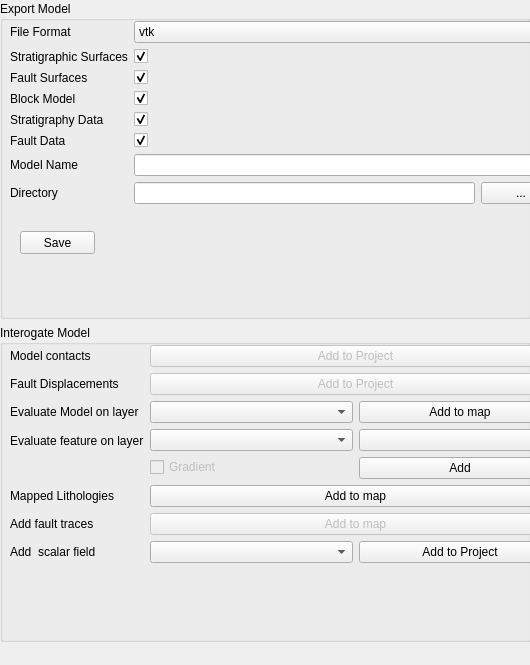
<?xml version="1.0" encoding="UTF-8"?>
<ui version="4.0">
 <class>Form</class>
 <widget class="QWidget" name="Form">
  <property name="geometry">
   <rect>
    <x>0</x>
    <y>0</y>
    <width>530</width>
    <height>665</height>
   </rect>
  </property>
  <property name="windowTitle">
   <string>Form</string>
  </property>
  <widget class="QWidget" name="layoutWidget">
   <property name="geometry">
    <rect>
     <x>0</x>
     <y>1</y>
     <width>531</width>
     <height>641</height>
    </rect>
   </property>
   <layout class="QVBoxLayout" name="verticalLayout_4">
    <item>
     <widget class="QGroupBox" name="groupBox_4">
      <property name="title">
       <string>Export Model</string>
      </property>
      <widget class="QWidget" name="verticalLayoutWidget_16">
       <property name="geometry">
        <rect>
         <x>10</x>
         <y>20</y>
         <width>551</width>
         <height>224</height>
        </rect>
       </property>
       <layout class="QVBoxLayout" name="verticalLayout_20">
        <item>
         <layout class="QFormLayout" name="formLayout_5">
          <item row="0" column="0">
           <widget class="QLabel" name="label_8">
            <property name="text">
             <string>File Format</string>
            </property>
           </widget>
          </item>
          <item row="0" column="1">
           <widget class="QComboBox" name="fileFormatCombo">
            <item>
             <property name="text">
              <string>vtk</string>
             </property>
            </item>
            <item>
             <property name="text">
              <string>python</string>
             </property>
            </item>
            <item>
             <property name="text">
              <string>geoh5</string>
             </property>
            </item>
           </widget>
          </item>
          <item row="1" column="0">
           <widget class="QLabel" name="label_9">
            <property name="text">
             <string>Stratigraphic Surfaces</string>
            </property>
           </widget>
          </item>
          <item row="1" column="1">
           <widget class="QCheckBox" name="stratigraphicSurfacesCheckBox">
            <property name="text">
             <string/>
            </property>
            <property name="checked">
             <bool>true</bool>
            </property>
           </widget>
          </item>
          <item row="2" column="0">
           <widget class="QLabel" name="label_10">
            <property name="text">
             <string>Fault Surfaces</string>
            </property>
           </widget>
          </item>
          <item row="2" column="1">
           <widget class="QCheckBox" name="faultSurfacesCheckBox">
            <property name="text">
             <string/>
            </property>
            <property name="checked">
             <bool>true</bool>
            </property>
           </widget>
          </item>
          <item row="3" column="0">
           <widget class="QLabel" name="label_11">
            <property name="text">
             <string>Block Model</string>
            </property>
           </widget>
          </item>
          <item row="3" column="1">
           <widget class="QCheckBox" name="blockModelCheckBox">
            <property name="text">
             <string/>
            </property>
            <property name="checked">
             <bool>true</bool>
            </property>
           </widget>
          </item>
          <item row="4" column="0">
           <widget class="QLabel" name="label_12">
            <property name="text">
             <string>Stratigraphy Data</string>
            </property>
           </widget>
          </item>
          <item row="4" column="1">
           <widget class="QCheckBox" name="stratigraphicDataCheckBox">
            <property name="text">
             <string/>
            </property>
            <property name="checked">
             <bool>true</bool>
            </property>
           </widget>
          </item>
          <item row="5" column="0">
           <widget class="QLabel" name="label_13">
            <property name="text">
             <string>Fault Data</string>
            </property>
           </widget>
          </item>
          <item row="5" column="1">
           <widget class="QCheckBox" name="faultDataCheckBox">
            <property name="text">
             <string/>
            </property>
            <property name="checked">
             <bool>true</bool>
            </property>
           </widget>
          </item>
          <item row="6" column="0">
           <widget class="QLabel" name="modelNameLabel">
            <property name="text">
             <string>Model Name</string>
            </property>
           </widget>
          </item>
          <item row="6" column="1">
           <widget class="QLineEdit" name="modelNameLineEdit"/>
          </item>
          <item row="7" column="0">
           <widget class="QLabel" name="label_24">
            <property name="text">
             <string>Directory</string>
            </property>
           </widget>
          </item>
          <item row="7" column="1">
           <layout class="QHBoxLayout" name="horizontalLayout_6">
            <item>
             <widget class="QLineEdit" name="path"/>
            </item>
            <item>
             <widget class="QPushButton" name="pathButton">
              <property name="text">
               <string>...</string>
              </property>
             </widget>
            </item>
           </layout>
          </item>
         </layout>
        </item>
       </layout>
      </widget>
      <widget class="QPushButton" name="saveButton">
       <property name="geometry">
        <rect>
         <x>20</x>
         <y>230</y>
         <width>75</width>
         <height>23</height>
        </rect>
       </property>
       <property name="text">
        <string>Save</string>
       </property>
      </widget>
     </widget>
    </item>
    <item>
     <layout class="QVBoxLayout" name="verticalLayout_5">
      <item>
       <widget class="QGroupBox" name="groupBox_5">
        <property name="title">
         <string>Interogate Model</string>
        </property>
        <widget class="QWidget" name="formLayoutWidget_4">
         <property name="geometry">
          <rect>
           <x>10</x>
           <y>20</y>
           <width>551</width>
           <height>271</height>
          </rect>
         </property>
         <layout class="QFormLayout" name="formLayout">
          <item row="0" column="0">
           <widget class="QLabel" name="label_14">
            <property name="toolTip">
             <string>&lt;html&gt;&lt;head/&gt;&lt;body&gt;&lt;p&gt;Extract the basal contacts by intersecting the model surfaces with the DTM. &lt;/p&gt;&lt;/body&gt;&lt;/html&gt;</string>
            </property>
            <property name="text">
             <string>Model contacts</string>
            </property>
           </widget>
          </item>
          <item row="0" column="1">
           <widget class="QPushButton" name="addModelContactsToProject">
            <property name="enabled">
             <bool>false</bool>
            </property>
            <property name="text">
             <string>Add to Project</string>
            </property>
           </widget>
          </item>
          <item row="1" column="0">
           <widget class="QLabel" name="faultDisplacementsLabel">
            <property name="toolTip">
             <string>&lt;html&gt;&lt;head/&gt;&lt;body&gt;&lt;p&gt;Calculate the magnitude of the fault displacements and show this on the map&lt;/p&gt;&lt;/body&gt;&lt;/html&gt;</string>
            </property>
            <property name="text">
             <string>Fault Displacements</string>
            </property>
           </widget>
          </item>
          <item row="1" column="1">
           <widget class="QPushButton" name="addFaultDisplacementsToProject">
            <property name="enabled">
             <bool>false</bool>
            </property>
            <property name="text">
             <string>Add to Project</string>
            </property>
           </widget>
          </item>
          <item row="2" column="1">
           <layout class="QHBoxLayout" name="horizontalLayout_3">
            <item>
             <widget class="QgsMapLayerComboBox" name="evaluateModelOnLayerSelector"/>
            </item>
            <item>
             <widget class="QPushButton" name="evaluateModelOnLayer">
              <property name="text">
               <string>Add to map</string>
              </property>
             </widget>
            </item>
           </layout>
          </item>
          <item row="2" column="0">
           <widget class="QLabel" name="label_26">
            <property name="toolTip">
             <string>&lt;html&gt;&lt;head/&gt;&lt;body&gt;&lt;p&gt;Evaluate the stratigraphic ID on a pointset. If the points are not in the model the unit will be -1&lt;/p&gt;&lt;/body&gt;&lt;/html&gt;</string>
            </property>
            <property name="text">
             <string>Evaluate Model on layer</string>
            </property>
           </widget>
          </item>
          <item row="4" column="0">
           <widget class="QLabel" name="label_27">
            <property name="text">
             <string>Mapped Lithologies</string>
            </property>
           </widget>
          </item>
          <item row="4" column="1">
           <widget class="QPushButton" name="addMappedLithologiesToProject">
            <property name="text">
             <string>Add to map</string>
            </property>
           </widget>
          </item>
          <item row="5" column="0">
           <widget class="QLabel" name="label_28">
            <property name="text">
             <string>Add fault traces</string>
            </property>
           </widget>
          </item>
          <item row="3" column="0">
           <widget class="QLabel" name="label_15">
            <property name="toolTip">
             <string>&lt;html&gt;&lt;head/&gt;&lt;body&gt;&lt;p&gt;Evaluate the scalar value or the gradient of a geological feature on a vector pointset.&lt;/p&gt;&lt;/body&gt;&lt;/html&gt;</string>
            </property>
            <property name="text">
             <string>Evaluate feature on layer</string>
            </property>
           </widget>
          </item>
          <item row="3" column="1">
           <layout class="QHBoxLayout" name="horizontalLayout_4">
            <item>
             <layout class="QVBoxLayout" name="verticalLayout_7">
              <item>
               <widget class="QComboBox" name="evaluateFeatureFeatureSelector"/>
              </item>
              <item>
               <widget class="QCheckBox" name="evaluateFeatureGradientFlag">
                <property name="enabled">
                 <bool>false</bool>
                </property>
                <property name="text">
                 <string>Gradient</string>
                </property>
               </widget>
              </item>
             </layout>
            </item>
            <item>
             <layout class="QVBoxLayout" name="verticalLayout_3">
              <item>
               <widget class="QgsMapLayerComboBox" name="evaluateFeatureLayerSelector"/>
              </item>
              <item>
               <widget class="QPushButton" name="evaluateFeatureOnLayer">
                <property name="text">
                 <string>Add</string>
                </property>
               </widget>
              </item>
             </layout>
            </item>
           </layout>
          </item>
          <item row="5" column="1">
           <widget class="QPushButton" name="addFaultTracesToProject">
            <property name="enabled">
             <bool>false</bool>
            </property>
            <property name="text">
             <string>Add to map</string>
            </property>
           </widget>
          </item>
          <item row="6" column="0">
           <widget class="QLabel" name="addScalarFieldLabel">
            <property name="text">
             <string>Add  scalar field</string>
            </property>
           </widget>
          </item>
          <item row="6" column="1">
           <layout class="QHBoxLayout" name="horizontalLayout_5">
            <item>
             <widget class="QComboBox" name="addScalarFieldComboBox"/>
            </item>
            <item>
             <widget class="QPushButton" name="addScalarFieldToProject">
              <property name="text">
               <string>Add to Project</string>
              </property>
             </widget>
            </item>
           </layout>
          </item>
         </layout>
        </widget>
       </widget>
      </item>
     </layout>
    </item>
   </layout>
  </widget>
 </widget>
 <customwidgets>
  <customwidget>
   <class>QgsMapLayerComboBox</class>
   <extends>QComboBox</extends>
   <header>qgsmaplayercombobox.h</header>
  </customwidget>
 </customwidgets>
 <resources/>
 <connections/>
</ui>
